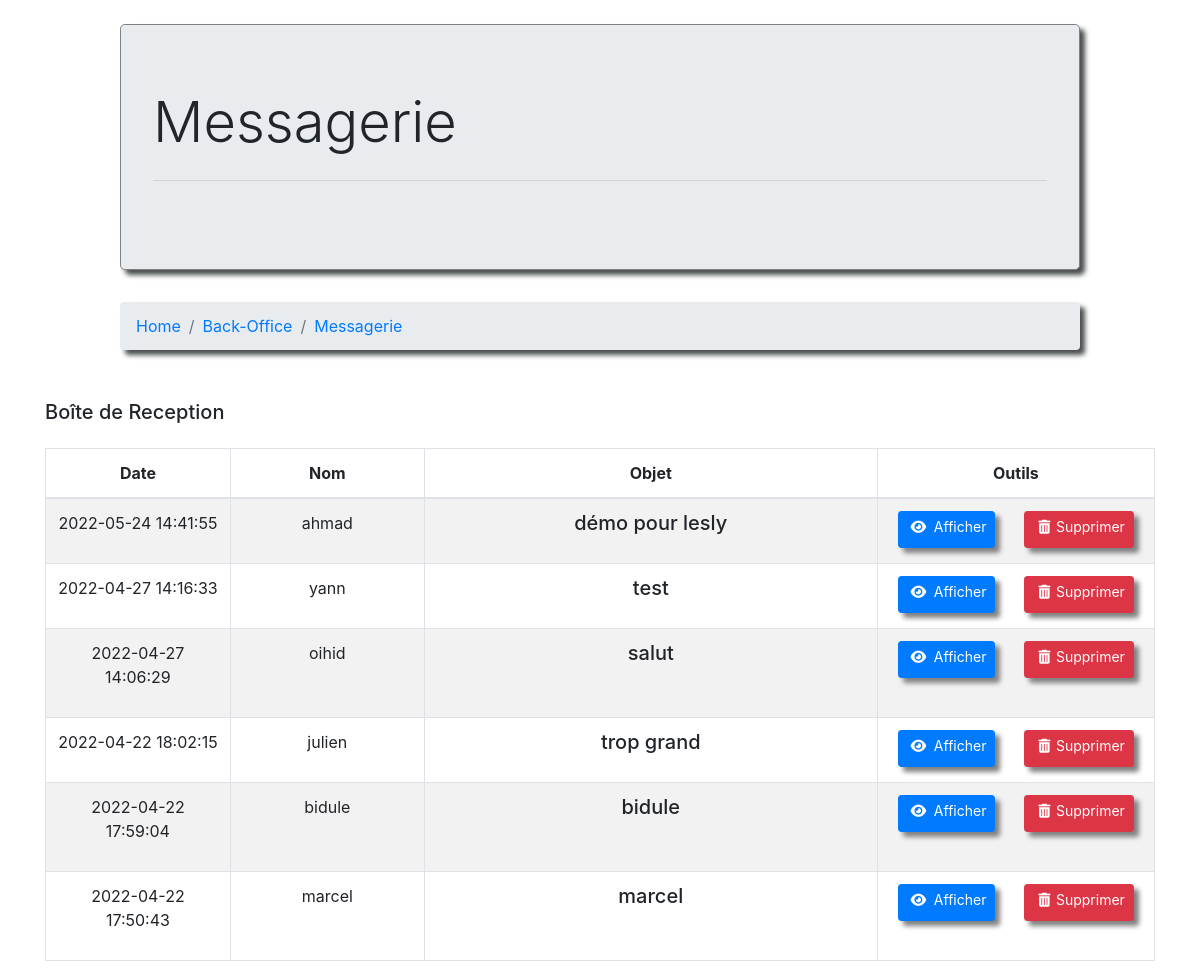
The page /backOffice/messagerieBureau.php on the database its author committed.
### tables this page shows
CREATE TABLE `messagerie` (
  `id` int(11) NOT NULL,
  `objet` varchar(100) NOT NULL,
  `nom` varchar(100) NOT NULL,
  `mail` varchar(100) NOT NULL,
  `telephone` varchar(100) NOT NULL,
  `date` datetime NOT NULL DEFAULT current_timestamp(),
  `message` text NOT NULL,
  `image` varchar(100) NOT NULL
);

### backOffice/messagerieBureau.php (the view, shortened to what this page needs)
<?php
try {
    $bdd = new PDO('mysql:host=127.0.0.1;dbname=abysses', 'root', '');
} catch (PDOException $e) {
    exit("Error" . $e->getMessage());
}
?>
<!DOCTYPE html>
<html lang="fr">
<head>
    <link rel="stylesheet" href="../cssDashboard/jumbotron.css">
    <link rel="stylesheet" href="https://cdn.jsdelivr.net/npm/bootstrap@4.6.1/dist/css/bootstrap.min.css">
    <link rel="stylesheet" href="https://cdnjs.cloudflare.com/ajax/libs/font-awesome/6.1.1/css/all.min.css" />
</head>
<body>
    <div class="jumbotron" style="border: solid 1px grey; width:80%; margin-left: 10%; margin-top:2%; ">
        <h1 class="display-4">Messagerie</h1>
        <hr class="my-4">
    </div>
    <nav aria-label="breadcrumb" style="width:80%;margin-left:10%";>
        <ol class="breadcrumb">
            <li class="breadcrumb-item"><a href="../index.php">Home</a></li>
            <li class="breadcrumb-item"><a href="../backOffice/backOffice.php">Back-Office</a></li>
            <li class="breadcrumb-item"><a href="../backOffice/messagerieBureau.php">Messagerie</a></li>
        </ol>
    </nav>
    <div class="container">
        <div class="row">
            <div class="col-md-12 ">
                <h5 class="mb-4">Boîte de Reception</h5>
                <div class="table-responsive d-flex">
                    <table class="table table-bordered table-striped table-hover ">
                        <thead style="text-align:center; justify-content:center;">
                            <th class="col-md-2">Date</th>
                            <th>Nom</th>
                            <th>Objet</th>
                            <th class="col-md-3">Outils</th>
                        </thead>
                        <tbody style="margin-top:auto;margin-bottom:auto;text-align:center;justify-content:center;">
                            <?php
                            $sql = "SELECT * FROM messagerie ORDER BY date DESC";
                            $query = $bdd->prepare($sql);
                            $query->execute();
                            $result = $query->fetchAll(PDO::FETCH_OBJ);
                            if ($query->rowCount() > 0) {
                                foreach ($result as $result) {
                            ?>
                                    <tr class="message">
                                        <td>
                                            <p><?= htmlentities($result->date); ?></p>
                                        </td>
                                        <td>
                                            <p><?= htmlentities($result->nom); ?></p>
                                        </td>
                                        <td>
                                            <h5><?= htmlentities($result->objet); ?></h5>
                                        </td>
                                        <td>
                                            <button type="button" class="btn btn-primary btn-sm" data-toggle="modal" data-target="#monModal<?= htmlentities($result->id); ?>">
                                                <i class="fa-solid fa-eye" style="width:23px;height:23px"></i> Afficher</a>
                                            </button>
                                            <a href="messagerieBureau.php?del=<?= htmlentities($result->id); ?>" class="btn btn-danger btn-sm ml-4" onclick="return confirm('Voulez-vous vraiment supprimer ce message ?')"><i class="fa-solid fa-trash-can" style="width:23px;height:23px"></i>Supprimer</a>
                                        </td>
                                    </tr>
                            <?php
                                }
                            }
                            ?>
                        </tbody>
                    </table>
                </div>
            </div>
        </div>
    </div>
</body>
</html>

### cssDashboard/jumbotron.css (style rules this page uses)
.jumbotron { box-shadow: 5px 5px 5px rgb(74, 78, 78); }
.btn { box-shadow: 5px 5px 5px grey; }
.form-control, .breadcrumb { box-shadow: 5px 5px 5px rgb(74, 78, 78); }

### rows shown on the page
messagerie: date "2022-05-24 14:41:55", nom "ahmad", objet "démo pour lesly"
messagerie: date "2022-04-27 14:16:33", nom "yann", objet "test"
messagerie: date "2022-04-27 14:06:29", nom "oihid", objet "salut"
messagerie: date "2022-04-22 18:02:15", nom "julien", objet "trop grand"
messagerie: date "2022-04-22 17:59:04", nom "bidule", objet "bidule"
messagerie: date "2022-04-22 17:50:43", nom "marcel", objet "marcel"
